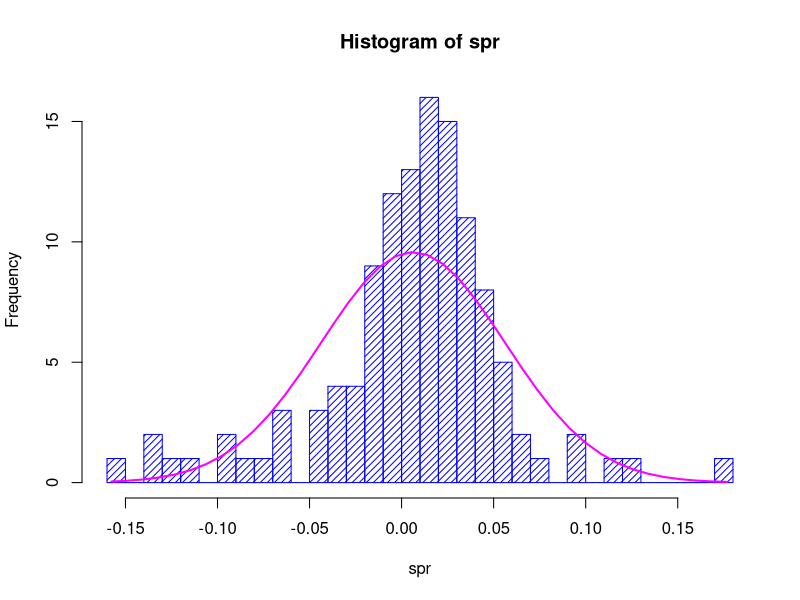

The R script that drew this image:
# Are monthly S&P accumulation index equity returns 
# normally distributed?

# read data from Monthly.csv file specially extracted
# from the Excel data spreadsheet
monthly <- read.table('Monthly.csv', header=TRUE, sep=',')

# convert Date column to Date object type
monthly$Date <- as.Date(as.character(monthly$Date), format='%d/%m/%y')
spr <- diff(log(monthly[,"S.PCOMP.RI."]))
h <- hist(spr, breaks=40, col="blue", density=20)
xfit <- seq(min(spr), max(spr), length=40)
yfit <- dnorm(xfit, mean=mean(spr), sd=sd(spr))
yfit <- yfit * diff(h$mids[1:2]) * length(spr)
lines(xfit, yfit, col="magenta", lwd=2)

library(fBasics)
print(pchiTest(spr))
cat("=================\n")
print(jarqueberaTest(spr))

# right <- h$breaks[-1]
# left <- h$breaks[-length(h$breaks)]
# m <- mean(h$counts)
# s <- sd(h$counts)
# thnorm <- function(l,r) pnorm(r, m, s) - pnorm(l, m, s)
# thval <- mapply(thnorm, left, right)
